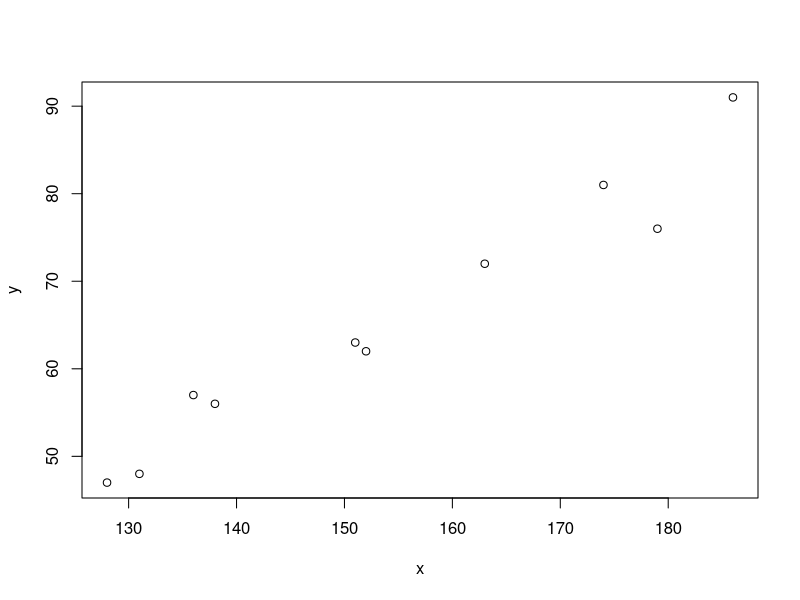
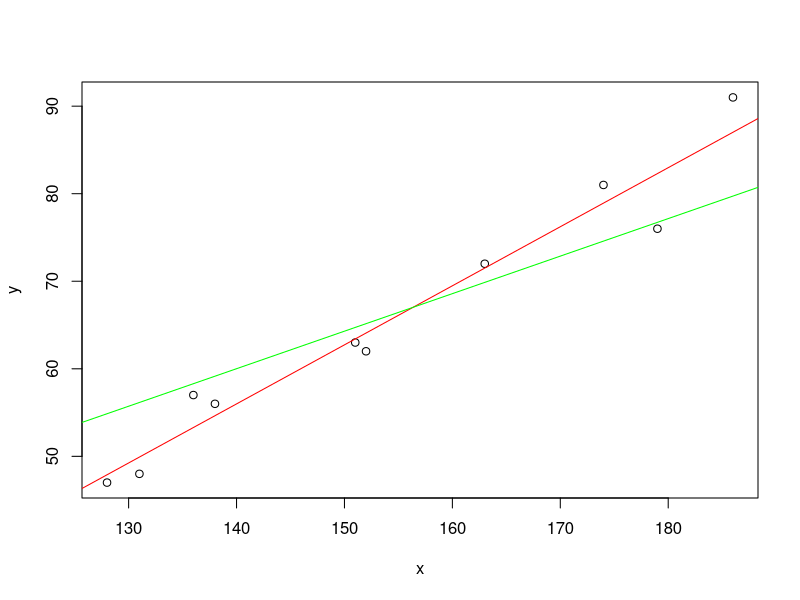
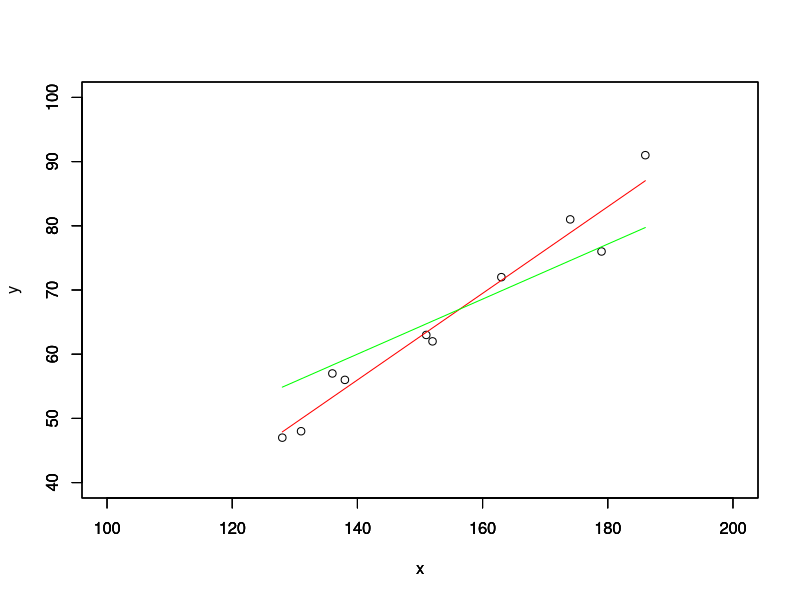
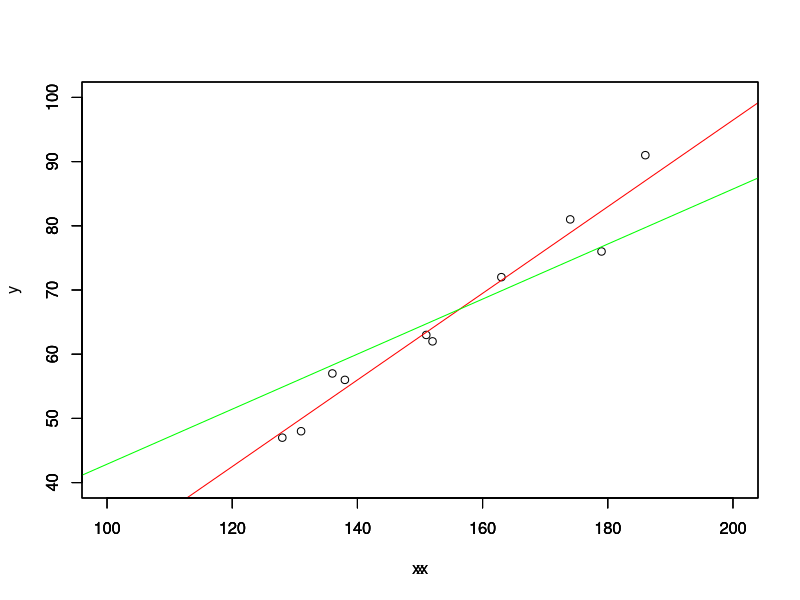

Reproduce these figures in R, in order.
## ---- chunk 1
knitr::opts_chunk$set(echo = TRUE)
## ---- chunk 2
x <- c(151, 174, 138, 186, 128, 136, 179, 163, 152, 131)
y <- c(63, 81, 56, 91, 47, 57, 76, 72, 62, 48)

plot(x,y)
## ---- chunk 3
relation <- lm(y~x) 
## ---- chunk 4
names(relation) # 

## ---- chunk 5
summary(relation)
## ---- chunk 6
names(summary(relation))
## ---- chunk 7
relation$coefficients # is a vector that gives the coefficients of the regression 
relation$coefficients[1] # gives the intercept of the regression line or the coefficient b
relation$coefficients[2] # gives the slope of the regression line or the coefficient a
## ---- chunk 8
summary(relation)$coefficients # 
## ---- chunk 9
# You could thus retrieve the value for the slope using 
summary(relation)$coefficients[2,1] #second row of the first column 

# You could thus retrieve the value for the intercept using 
summary(relation)$coefficients[1,1] #first row of the first column 
## ---- chunk 10
relation_no_intercept <- lm(y~x+0) 
relation_no_intercept$coefficients # now only has one value for the slope
## ---- chunk 11
x <- c(151, 174, 138, 186, 128, 136, 179, 163, 152, 131)
y <- c(63, 81, 56, 91, 47, 57, 76, 72, 62, 48)


plot(x,y)
abline(relation,col='red')
abline(relation_no_intercept,col='green')

## ---- chunk 12

xlim=c(100,200);ylim=c(40,100) # important to define x and y scales now as you are adding a new plot and the automatic scale
# adjustment may not be the same for both curves
plot(x,y, xlim=xlim,ylim=ylim)

a <- relation$coefficients[2]
b <- relation$coefficients[1]
alpha <- relation_no_intercept$coefficients

par(new=TRUE) # just tells R to wait to plot an additional curve

plot(x,a*x+b, xlim=xlim,ylim=ylim, type='l', col = 'red',ylab='')

par(new=TRUE)
plot(x,alpha*x, xlim=xlim,ylim=ylim, type='l', col = 'green',ylab='')

## ---- chunk 13
xx <- seq(0,300,by=1) # xx is now a vector from 0 to 300 at increment equal to 1

xlim=c(100,200);ylim=c(40,100) # important to define x and y scales now as you are adding a new plot and the automatic scale
# adjustment may not be the same for both curves
plot(x,y, xlim=xlim,ylim=ylim)

a <- relation$coefficients[2]
b <- relation$coefficients[1]
alpha <- relation_no_intercept$coefficients

par(new=TRUE) # just tells R to wait to plot an additional curve

plot(xx,a*xx+b, xlim=xlim,ylim=ylim, type='l', col = 'red',ylab='')

par(new=TRUE)
plot(xx,alpha*xx, xlim=xlim,ylim=ylim, type='l', col = 'green',ylab='')

